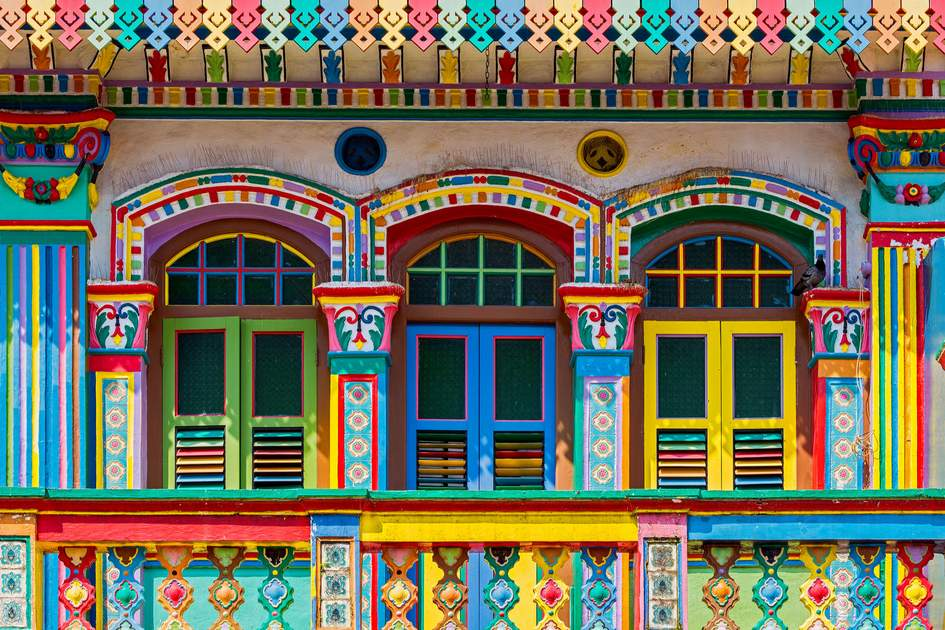
#> input picture image.jpeg, 945 x 630 px
$ jupyter execute 'Color Identification in Images.ipynb'
#> lines starting #> are read from the running program, lines starting #| are printed output that depends on the picture
# The Sparks Foundation
# Computer vision & IoT
### Task 2 : Color Identification in Images
### Name: Nandita Attawar

[cell 1]
#Import the necessary packages.
import cv2
import pandas as pd

[cell 2]
img_path = 'image.jpeg' #Image used for Colour Identification.
csv_path = 'colors.csv' #The csv file consisting 865 colour.

[cell 3]
df = pd.read_csv(csv_path) #A pandas Function to read csv file.
#> (reads colors.csv from the repository)
print(df.head(5))          #Displaying the data saved in csv file.

[cell 4]
# Taking colors data as input using Pandas by reading the csv file.
index = ['color', 'color_name', 'hex', 'R', 'G', 'B']
df = pd.read_csv(csv_path, names=index, header=None)

[cell 5]
print(df.head(5))

[cell 6]
print(len(df))

[cell 7]
img = cv2.imread(img_path)        #Reading the Image.
#> img is the input picture: shape (630, 945, 3); mean B, G, R 90.5, 111.2, 116.1
img = cv2.resize(img, (800,600))  #Resizing the Image.
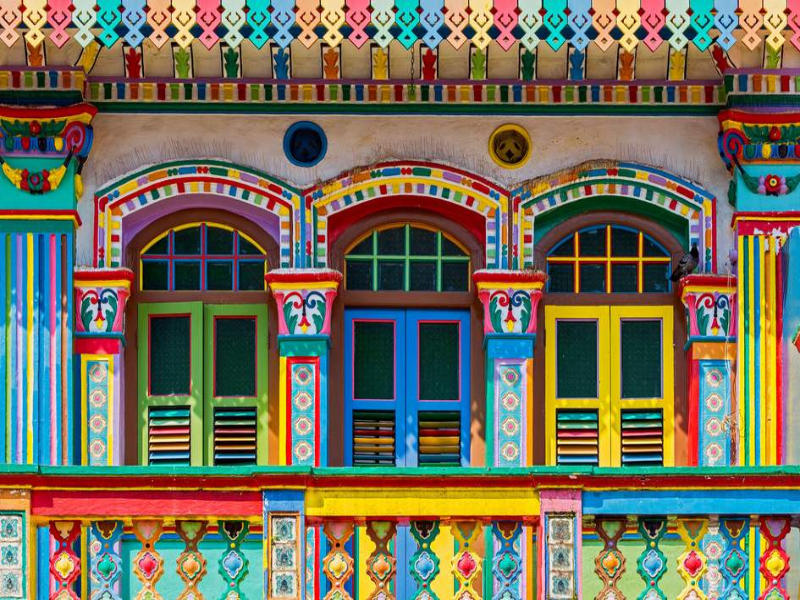
#> img: shape (600, 800, 3); mean B, G, R 90.4, 111, 116

[cell 8]
# Declaring global variable. (Variable Declaration For Mouse Pointer Movement)
clicked = False
r = g = b = xpos = ypos = 0

[cell 9]
#Function to calculate minimum distance from all colors and get the most matching color.
def get_color_name(R,G,B):
    minimum = 1000
    for i in range(len(df)):
        d = abs(R - int(df.loc[i,'R'])) + abs(G - int(df.loc[i,'G'])) + abs(B - int(df.loc[i,'B']))
        if d <= minimum:
            minimum = d
            cname = df.loc[i, 'color_name']

    return cname

[cell 10]
#Function to get x,y coordinates of mouse double click.
def draw_function(event, x, y, flags, params):
    if event == cv2.EVENT_LBUTTONDBLCLK:
        global b, g, r, xpos, ypos, clicked
        clicked = True
        xpos = x
        ypos = y
        b,g,r = img[y,x]
        b = int(b)
        g = int(g)
        r = int(r)

[cell 11]
#Creating window.
cv2.namedWindow('image')
cv2.setMouseCallback('image', draw_function)

[cell 12]
#Updates the color name whenever the double click occurs.
while True:
    cv2.imshow('image', img)
    if clicked:
        cv2.rectangle(img, (20,20), (600,60), (b,g,r), -1)
        text = get_color_name(r,g,b) + ' R=' + str(r) + ' G=' + str(g) + ' B=' + str(b)
        cv2.putText(img, text, (50,50), 2,0.8, (255,255,255),2,cv2.LINE_AA)
        if r+g+b >=600:
            cv2.putText(img, text, (50,50), 2,0.8, (0,0,0),2,cv2.LINE_AA)

    if cv2.waitKey(20) & 0xFF == 27:
#> (key Esc is pressed here)
